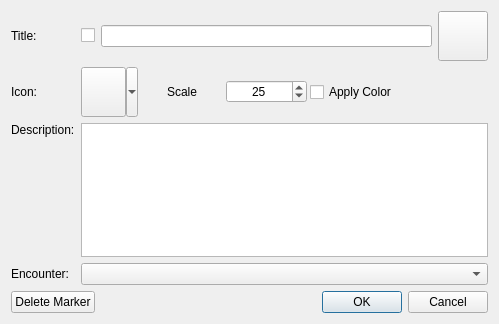
<?xml version="1.0" encoding="UTF-8"?>
<ui version="4.0">
 <class>MapMarkerDialog</class>
 <widget class="QDialog" name="MapMarkerDialog">
  <property name="geometry">
   <rect>
    <x>0</x>
    <y>0</y>
    <width>499</width>
    <height>324</height>
   </rect>
  </property>
  <property name="minimumSize">
   <size>
    <width>400</width>
    <height>250</height>
   </size>
  </property>
  <property name="windowTitle">
   <string>Edit Marker</string>
  </property>
  <layout class="QVBoxLayout" name="verticalLayout_3">
   <item>
    <layout class="QFormLayout" name="formLayout">
     <item row="0" column="0">
      <layout class="QVBoxLayout" name="verticalLayout">
       <property name="spacing">
        <number>0</number>
       </property>
       <item>
        <spacer name="verticalSpacer_3">
         <property name="orientation">
          <enum>Qt::Vertical</enum>
         </property>
         <property name="sizeHint" stdset="0">
          <size>
           <width>20</width>
           <height>5</height>
          </size>
         </property>
        </spacer>
       </item>
       <item>
        <widget class="QLabel" name="label">
         <property name="text">
          <string>Title:</string>
         </property>
        </widget>
       </item>
       <item>
        <spacer name="verticalSpacer_4">
         <property name="orientation">
          <enum>Qt::Vertical</enum>
         </property>
         <property name="sizeHint" stdset="0">
          <size>
           <width>20</width>
           <height>5</height>
          </size>
         </property>
        </spacer>
       </item>
      </layout>
     </item>
     <item row="0" column="1">
      <layout class="QHBoxLayout" name="horizontalLayout_3">
       <item>
        <widget class="QCheckBox" name="chkPlayerVisible">
         <property name="toolTip">
          <string>Is this marker visible to the players?</string>
         </property>
         <property name="text">
          <string/>
         </property>
         <property name="icon">
          <iconset resource="resources.qrc">
           <normaloff>:/img/data/small_icon_eye.png</normaloff>:/img/data/small_icon_eye.png</iconset>
         </property>
        </widget>
       </item>
       <item>
        <widget class="QLineEdit" name="edtTitle"/>
       </item>
       <item>
        <widget class="ColorPushButton" name="btnColor">
         <property name="sizePolicy">
          <sizepolicy hsizetype="Fixed" vsizetype="Fixed">
           <horstretch>0</horstretch>
           <verstretch>0</verstretch>
          </sizepolicy>
         </property>
         <property name="minimumSize">
          <size>
           <width>50</width>
           <height>50</height>
          </size>
         </property>
         <property name="maximumSize">
          <size>
           <width>50</width>
           <height>50</height>
          </size>
         </property>
         <property name="text">
          <string/>
         </property>
        </widget>
       </item>
      </layout>
     </item>
     <item row="1" column="0">
      <layout class="QVBoxLayout" name="verticalLayout_2">
       <property name="spacing">
        <number>0</number>
       </property>
       <item>
        <spacer name="verticalSpacer">
         <property name="orientation">
          <enum>Qt::Vertical</enum>
         </property>
         <property name="sizeHint" stdset="0">
          <size>
           <width>20</width>
           <height>5</height>
          </size>
         </property>
        </spacer>
       </item>
       <item>
        <widget class="QLabel" name="label_4">
         <property name="text">
          <string>Icon:</string>
         </property>
        </widget>
       </item>
       <item>
        <spacer name="verticalSpacer_2">
         <property name="orientation">
          <enum>Qt::Vertical</enum>
         </property>
         <property name="sizeHint" stdset="0">
          <size>
           <width>20</width>
           <height>5</height>
          </size>
         </property>
        </spacer>
       </item>
      </layout>
     </item>
     <item row="1" column="1">
      <layout class="QHBoxLayout" name="horizontalLayout_2">
       <property name="spacing">
        <number>3</number>
       </property>
       <item>
        <widget class="QToolButton" name="btnIcon">
         <property name="minimumSize">
          <size>
           <width>57</width>
           <height>50</height>
          </size>
         </property>
         <property name="maximumSize">
          <size>
           <width>57</width>
           <height>50</height>
          </size>
         </property>
         <property name="toolTip">
          <string>Show the party icon</string>
         </property>
         <property name="icon">
          <iconset resource="resources.qrc">
           <normaloff>:/img/data/icon_pin.png</normaloff>:/img/data/icon_pin.png</iconset>
         </property>
         <property name="iconSize">
          <size>
           <width>40</width>
           <height>40</height>
          </size>
         </property>
         <property name="checkable">
          <bool>false</bool>
         </property>
         <property name="popupMode">
          <enum>QToolButton::MenuButtonPopup</enum>
         </property>
        </widget>
       </item>
       <item>
        <layout class="QHBoxLayout" name="horizontalLayout_4">
         <item>
          <widget class="QLabel" name="lblScale">
           <property name="text">
            <string>Scale</string>
           </property>
           <property name="alignment">
            <set>Qt::AlignCenter</set>
           </property>
          </widget>
         </item>
         <item>
          <widget class="QSpinBox" name="spinScale">
           <property name="toolTip">
            <string>Set the scale of the party icon</string>
           </property>
           <property name="alignment">
            <set>Qt::AlignCenter</set>
           </property>
           <property name="minimum">
            <number>1</number>
           </property>
           <property name="maximum">
            <number>999</number>
           </property>
           <property name="value">
            <number>25</number>
           </property>
          </widget>
         </item>
        </layout>
       </item>
       <item>
        <widget class="QCheckBox" name="chkApplyColor">
         <property name="text">
          <string>Apply Color</string>
         </property>
        </widget>
       </item>
       <item>
        <spacer name="horizontalSpacer_3">
         <property name="orientation">
          <enum>Qt::Horizontal</enum>
         </property>
         <property name="sizeType">
          <enum>QSizePolicy::Preferred</enum>
         </property>
         <property name="sizeHint" stdset="0">
          <size>
           <width>13</width>
           <height>17</height>
          </size>
         </property>
        </spacer>
       </item>
      </layout>
     </item>
     <item row="2" column="0">
      <widget class="QLabel" name="label_2">
       <property name="text">
        <string>Description:</string>
       </property>
       <property name="alignment">
        <set>Qt::AlignLeading|Qt::AlignLeft|Qt::AlignTop</set>
       </property>
      </widget>
     </item>
     <item row="2" column="1">
      <widget class="QTextEdit" name="txtDescription"/>
     </item>
     <item row="3" column="0">
      <widget class="QLabel" name="label_3">
       <property name="text">
        <string>Encounter:</string>
       </property>
      </widget>
     </item>
     <item row="3" column="1">
      <widget class="QComboBox" name="cmbEncounter"/>
     </item>
    </layout>
   </item>
   <item>
    <layout class="QHBoxLayout" name="horizontalLayout">
     <item>
      <widget class="QPushButton" name="btnDelete">
       <property name="text">
        <string>Delete Marker</string>
       </property>
      </widget>
     </item>
     <item>
      <spacer name="horizontalSpacer">
       <property name="orientation">
        <enum>Qt::Horizontal</enum>
       </property>
       <property name="sizeHint" stdset="0">
        <size>
         <width>40</width>
         <height>20</height>
        </size>
       </property>
      </spacer>
     </item>
     <item>
      <widget class="QPushButton" name="btnOK">
       <property name="text">
        <string>OK</string>
       </property>
       <property name="default">
        <bool>true</bool>
       </property>
      </widget>
     </item>
     <item>
      <widget class="QPushButton" name="btnCancel">
       <property name="text">
        <string>Cancel</string>
       </property>
      </widget>
     </item>
    </layout>
   </item>
  </layout>
 </widget>
 <customwidgets>
  <customwidget>
   <class>ColorPushButton</class>
   <extends>QPushButton</extends>
   <header>colorpushbutton.h</header>
  </customwidget>
 </customwidgets>
 <resources>
  <include location="resources.qrc"/>
 </resources>
 <connections>
  <connection>
   <sender>btnOK</sender>
   <signal>clicked()</signal>
   <receiver>MapMarkerDialog</receiver>
   <slot>accept()</slot>
   <hints>
    <hint type="sourcelabel">
     <x>265</x>
     <y>261</y>
    </hint>
    <hint type="destinationlabel">
     <x>200</x>
     <y>141</y>
    </hint>
   </hints>
  </connection>
  <connection>
   <sender>btnCancel</sender>
   <signal>clicked()</signal>
   <receiver>MapMarkerDialog</receiver>
   <slot>reject()</slot>
   <hints>
    <hint type="sourcelabel">
     <x>351</x>
     <y>261</y>
    </hint>
    <hint type="destinationlabel">
     <x>200</x>
     <y>141</y>
    </hint>
   </hints>
  </connection>
 </connections>
</ui>
